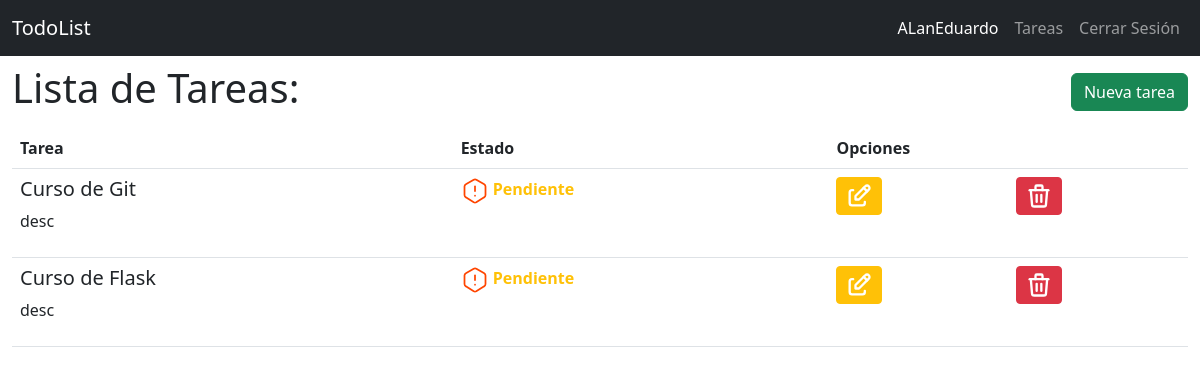
The app's page /todo/list (signed in) with its own data.
### todor/models.py (models this page shows, shortened)
class User(db.Model):
    id = db.Column(db.Integer, primary_key=True)
    username = db.Column(db.String(20), unique=True, nullable=False)
    password = db.Column(db.Text, nullable=False)

class Todo(db.Model):
    id = db.Column(db.Integer, primary_key=True)
    created_by = db.Column(db.Integer, db.ForeignKey('user.id'), nullable=False)
    title = db.Column(db.String(100), nullable=False)
    desc = db.Column(db.Text)
    state = db.Column(db.Boolean, default=False)

### todor/todo.py (the view)
@bp.route('/list')
@login_required  # * AGREGAMOS EL DECORADOR PARA QUE REQUIERA INICIAR SESION EN ESTA PANTALLA
def index():
    todos = Todo.query.all()
    return render_template('todo/index.html', todos=todos)

### todor/auth.py (called while the page is built)
@bp.before_app_request  # ! REGISTRAMOS ESTA FUNCION Y QUE SE EJECUTE EN CADA PETICION !
def load_logged_in_user():
    user_id = session.get('user_id')
    if user_id != None:
        g.user = User.query.get_or_404(user_id)
    else:
        g.user = None

def login_required(view):
    @functools.wraps(view) # * ANIDAMOS UNA FUNCION A ESTE DECORADOR
    def wrapped_view(**kwargs):# * RECIBE PARAMETROS INDEFINIDOS COMO EL NOMBRE
        if g.user != None:
            return view(**kwargs)
        else:
           return redirect(url_for('auth.login'))
    return wrapped_view

### todor/templates/todo/index.html (shortened to what this page needs)
{% extends 'base.html' %}
{% block content %}
<section class="container-fluid">
    <nav class="navbar">
        <h1>{% block title %}Lista de Tareas: {% endblock %}</h1>
        <a href="{{ url_for('todo.create') }}" class="btn btn-success">Nueva tarea</a>
    </nav>
    <table class="table">
        <thead>
            <tr>
                <th class="col">Tarea</th>
                <th class="col">Estado</th>
                <th class="col" colspan="2">Opciones</th>
            </tr>
        </thead>
        <tbody>
            {% for todo in todos | reverse %}
            {% if g.user.id == todo.created_by %}
            <tr>
                <td>
                    <h5>{{ todo.title }}</h5>
                    <p>{{ todo.desc }}</p>
                </td>
                {% if todo.state != 1 %}
                <td> <span title="Tarea sin completar" style="font-weight: bold;"
                        class="text-warning">Pendiente</span></td>
                {% endif %}
                <td>
                    <a title="Editar tarea" href="{{ url_for('todo.edit', id = todo.id) }}" class="btn btn-warning btn-sm"></a>
                </td>
                <td>
                    <a title="Eliminar tarea" href="{{ url_for('todo.delete', id = todo.id) }}" class="btn btn-danger btn-sm"></a>
                </td>
            </tr>
            {% endif %}
            {% endfor %}
        </tbody>
    </table>
</section>
{% endblock %}

### todor/templates/base.html (shortened to what this page needs)
<!DOCTYPE html>
<html lang="en">
<head>
    <link href="https://cdn.jsdelivr.net/npm/bootstrap@5.3.0/dist/css/bootstrap.min.css" rel="stylesheet"
>
</head>
<body>
    <nav class="navbar navbar-expand-sm navbar-dark bg-dark" data-bs-theme="dark">
        <div class="container-fluid">
            <a class="navbar-brand" href="{{ url_for('index') }}">TodoList</a>
            <div class="collapse navbar-collapse justify-content-end" id="navbarNav">
                <ul class="navbar-nav">
                    {% if g.user %}
                    <li class="nav-item">
                        <span title="Sesión de {{ g.user.username }}" class="nav-link active">{{ g.user.username }}</span>
                    </li>
                    <li class="nav-item">
                        <a title="Tareas" class="nav-link" href="{{ url_for('todo.index') }}">Tareas</a>
                    </li>
                    <li class="nav-item">
                        <a title=" Cerrar Sesión de {{ g.user.username }}" class="nav-link" href="{{ url_for('auth.logout') }}">Cerrar Sesión</a>
                    </li>
                    {% endif %}
                </ul>
            </div>
        </div>
    </nav>
    {% block content %}{% endblock %}
</body>
</html>

### records on screen
User: user.username "ALanEduardo"
Todo: title "Curso de Git", desc "desc", state False (drawn)
Todo: title "Curso de Flask", desc "desc", state False (drawn)
